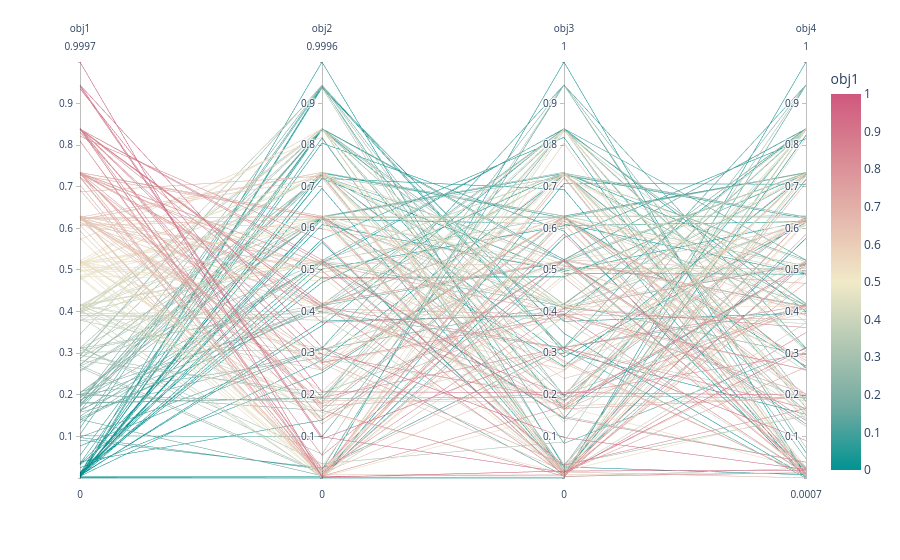

Notebook code for this chart:
### Code cell
import pandas as pd
df = pd.read_csv('data/example-pareto-front.csv')
df.columns = ['obj1', 'obj2', 'obj3', 'obj4']

fig = px.parallel_coordinates(df, color="obj1",
                              dimensions=df.columns,
                              color_continuous_scale=px.colors.diverging.Tealrose,
                              color_continuous_midpoint=0.5)
fig.show()

### Figure 1 — Plotly figure (JSON) as saved in the notebook; plotly's stock layout.template omitted (floating-point values rounded to 4 significant figures; data arrays with more than 128 entries replaced by an {"elided": "..."} marker saying what was removed)
{"data": [{"dimensions": [{"label": "obj1", "values": {"elided": "215 float values"}}, {"label": "obj2", "values": {"elided": "215 float values"}}, {"label": "obj3", "values": {"elided": "215 float values"}}, {"label": "obj4", "values": {"elided": "215 float values"}}], "domain": {"x": [0, 1], "y": [0, 1]}, "line": {"color": {"elided": "215 float values"}, "coloraxis": "coloraxis"}, "name": "", "type": "parcoords"}], "layout": {"coloraxis": {"cmid": 0.5, "colorbar": {"title": {"text": "obj1"}}, "colorscale": [[0, "rgb(0, 147, 146)"], [0.1667, "rgb(114, 170, 161)"], [0.3333, "rgb(177, 199, 179)"], [0.5, "rgb(241, 234, 200)"], [0.6667, "rgb(229, 185, 173)"], [0.8333, "rgb(217, 137, 148)"], [1, "rgb(208, 88, 126)"]]}, "legend": {"tracegroupgap": 0}, "margin": {"t": 60}}}
